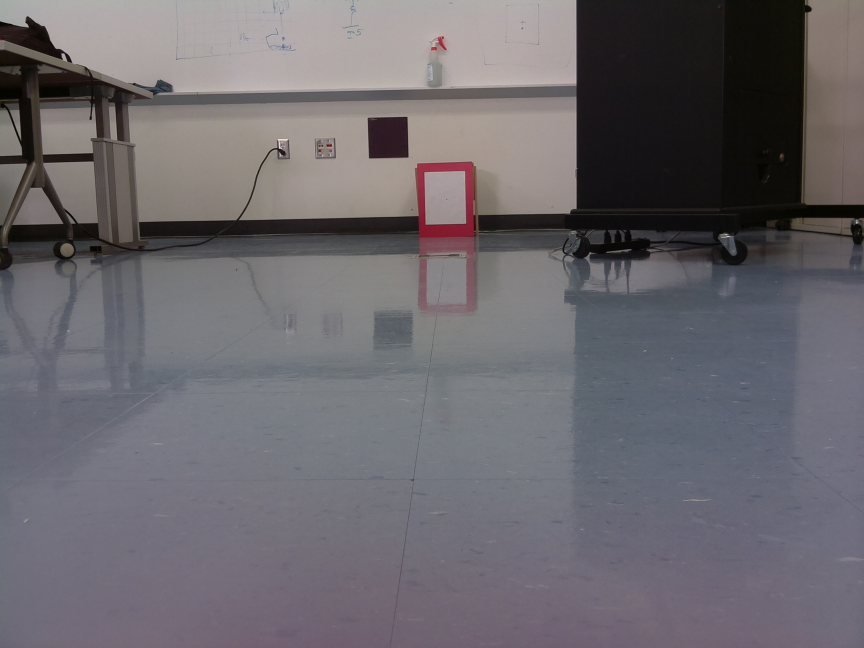
//> input picture C++/15Feet.png, 2592 x 1944 px (shown at 1/3 size)
$ ./FeaturePoints   (built with g++ and OpenCV 4)
//> lines starting //> are read from the running program, lines starting //| are printed output that depends on the picture
//> further down, frame is the input picture: 1944 rows x 2592 cols, CV_8UC3; mean B, G, R 109.3, 104, 107.6
#include <string>
#include <vector>
#include <iostream>
#include <opencv2/core/core.hpp>
#include <opencv2/highgui/highgui.hpp>
#include <opencv2/opencv.hpp>
#include <opencv2/imgproc/imgproc.hpp>
#include <opencv2/objdetect/objdetect.hpp>
#include <opencv2/highgui/highgui.hpp>
#include "opencv2/opencv_modules.hpp"
#include <opencv2/features2d/features2d.hpp>
#include "opencv2/core.hpp"
#include "opencv2/core/utility.hpp"
#include "opencv2/core/ocl.hpp"
#include "opencv2/imgcodecs.hpp"
#include "opencv2/highgui.hpp"
#include "opencv2/features2d.hpp"
#include "opencv2/calib3d.hpp"
#include "opencv2/imgproc.hpp"
#include "opencv2/xfeatures2d.hpp"
#include <chrono>
#include <random>
#include <algorithm>

using namespace std;
using namespace cv;
using namespace cv::xfeatures2d;


std::vector<KeyPoint> findPaper (Mat frame) {
  Mat colors[3];
  Mat colored;
  Mat copy;
    colored = frame;
    split(frame,colors);
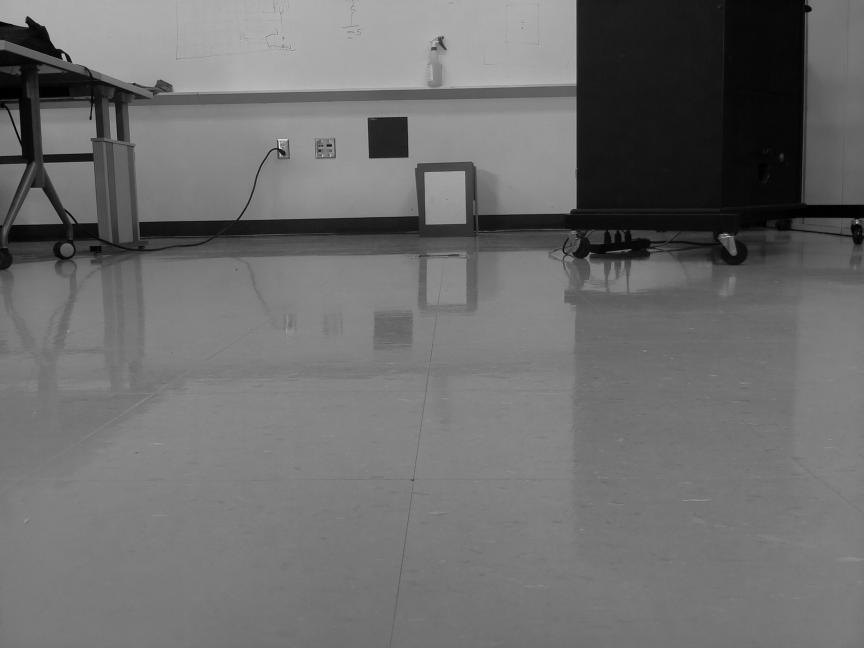
//> colors[0]: 1944 rows x 2592 cols, CV_8UC1 (shown at 1/3 size); min 0, max 241, mean 109.3
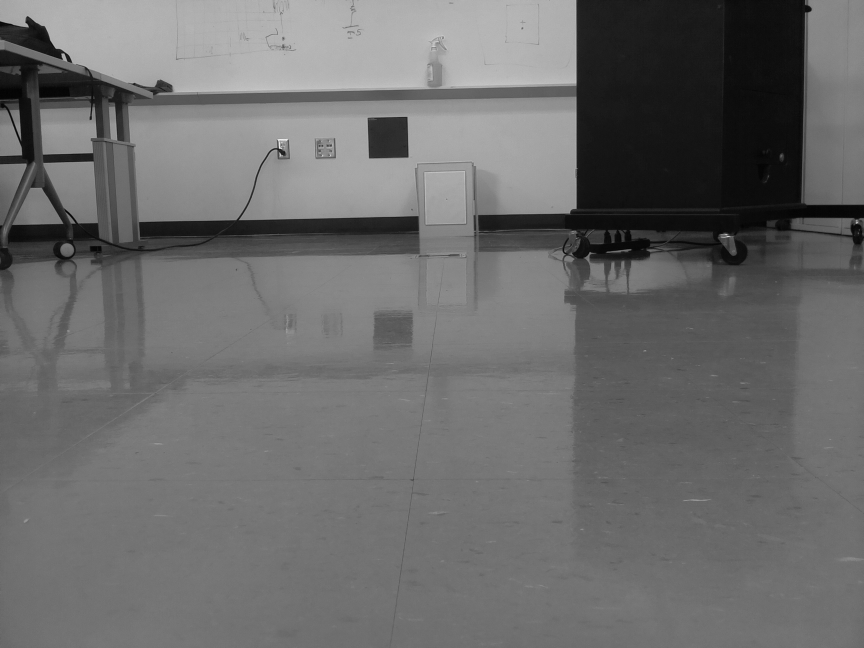
//> colors[2]: 1944 rows x 2592 cols, CV_8UC1 (shown at 1/3 size); min 0, max 248, mean 107.6
    copy = frame;

    cvtColor(frame,frame,CV_BGR2GRAY);
//> frame: 1944 rows x 2592 cols, CV_8UC1
    GaussianBlur(frame,frame,Size(3,3),0);


    for(int parameter = 10; parameter > 0; parameter--) {
    double dr[8] = { 0, -1,-1, -1, 0,  1, 1, 1};
    double dc[8] = { 1, 1,  0, -1,-1,-1, 0, 1};
    std::vector<int> deltaRow (dr, dr+sizeof(dr)/sizeof(int));
    std::vector<int> deltaCol (dc, dc+sizeof(dc)/sizeof(int));
    double offset = 1;
    std:vector<KeyPoint> points;
    std::vector<KeyPoint> allPoints;
    FAST(frame,allPoints,parameter);

     do {
      points = std::vector<KeyPoint>(allPoints);
    std::vector<int> keep(points.size());
    for (std::vector<KeyPoint>::iterator it = points.begin(); it != points.end(); it++) {
      KeyPoint pt = *it;
      Vec3b at = colored.at<Vec3b>(pt.pt);
      int numRed = 0;
      int numWhite = 0;
      for(unsigned int i = 0; i < deltaRow.size(); i++) {
	KeyPoint delta = pt;
	int rowAdd = offset;
	int colAdd = offset;

	delta.pt.x = pt.pt.x + (int) (deltaRow[i] * rowAdd);
	delta.pt.y = pt.pt.y + (int) (deltaCol[i] * colAdd);
	if(delta.pt.x < 0 || delta.pt.y < 0 || delta.pt.x >= frame.cols || delta.pt.y >= frame.rows) {
	  continue;
	}
	int colorCode = 0;
	Vec3b neighbor = colored.at<Vec3b>(delta.pt);
        int count = 0;
	for(int i = 0; i < 3; i++) {
	  if((int)neighbor[i] == 255){count++;}

	}


	if(count >= 2){
	  //colored.at<Vec3b>(delta.pt)[0]= 255;
    	  //colored.at<Vec3b>(delta.pt)[1] = 255;
	  //colored.at<Vec3b>(delta.pt)[2] = 255;
	  continue;
	}

	if((int)neighbor[2] > 2*(int)neighbor[1] && (int)neighbor[2] > 2*(int)neighbor[0] && (int)neighbor[2] > 0) {
	  numRed++;
	  colorCode = 1;
	} else if( abs(((int)neighbor[2]-(int)neighbor[1]))< 50 && abs(((int)neighbor[2]-(int)neighbor[0])) < 50 && abs(((int)neighbor[0]-(int)neighbor[1])) < 50) {
	  numWhite++;
	  colorCode = 2;
	}

	if(colorCode == 0) {
	  //colored.at<Vec3b>(delta.pt)[0]= 255;
	  //colored.at<Vec3b>(delta.pt)[1] = 255;
	  //colored.at<Vec3b>(delta.pt)[2] = 255;
	} else if (colorCode == 1) {
	colored.at<Vec3b>(delta.pt)[0]= 255;
	colored.at<Vec3b>(delta.pt)[1] = 255;
	colored.at<Vec3b>(delta.pt)[2] = 0;
	} else if (colorCode == 2) {
	colored.at<Vec3b>(delta.pt)[0]= 0;
	colored.at<Vec3b>(delta.pt)[1] = 255;
	colored.at<Vec3b>(delta.pt)[2] = 255;

	}
      }
      if(numRed != 5 ||( numWhite != 3 )) {
	keep[it - points.begin()] = -1;
      }
    }

    int size = points.size();
    int trueIndex = 0;
    int loopIndex = 0;

    while(trueIndex < size) {
      if(keep[trueIndex] == -1) {
        points.erase(points.begin()+loopIndex);

	trueIndex++;
      } else {
	loopIndex++;
	trueIndex++;
      }
    }
    offset++;
    } while(points.size() != 4 && offset < 20);
    if(points.size() == 4){return points;}
    }
//> this loop made 1 pass
//> offset on pass 1: 6

}

int main() {
    Mat frame = imread("15Feet.png");
    std::vector<KeyPoint> paper = findPaper(frame);
//> frame: 1944 rows x 2592 cols, CV_8UC3
//> paper = 4 keypoints; (x, y, size): (1396, 669, 7), (1277, 672, 7), (1274, 517, 7), (1256, 692, 7)

    double dist1 = std::sqrt(std::pow(paper[0].pt.x - paper[1].pt.x,2) + std::pow(paper[0].pt.y - paper[1].pt.y,2));
//> dist1 = 194.9
    double dist2 = std::sqrt(std::pow(paper[0].pt.x - paper[2].pt.x,2) + std::pow(paper[0].pt.y - paper[2].pt.y,2));
//> dist2 = 155
    double dist3 = std::sqrt(std::pow(paper[0].pt.x - paper[3].pt.x,2) + std::pow(paper[0].pt.y - paper[3].pt.y,2));
//> dist3 = 175.9
    std::cout << dist1 << std::endl;
//| 194.905
    std::cout << dist2 << std::endl;
//| 155.029
    std::cout << dist3 << std::endl;
//| 175.923

    double width = std::min(dist1, std::min(dist2,dist3));
//> width = 155
    double height = dist1 + dist2 + dist3 - width - std::max(dist1,std::max(dist2,dist3));
//> height = 175.9

    std::cout << width << std::endl;
//| 155.029
    std::cout << height << std::endl;
//| 175.923


    std::cout << "Pixel to Inch Ratio Based On Width= " << width/8.6 << std::endl;
//| Pixel to Inch Ratio Based On Width= 18.0266
    std::cout << "Pixel to Inch Ratio Based On Height= " << height/11 << std::endl;
//| Pixel to Inch Ratio Based On Height= 15.993


    drawKeypoints(frame,paper,frame);

    for(;;) {
       imshow("Stuff",frame);
      imwrite("Test.bmp",frame);


      char c = (char)waitKey(1);
//> the Esc key is pressed
       if(c == 27) break;

       }
  return 0;
}

$ run again, with C++/25Feet.png copied over C++/15Feet.png
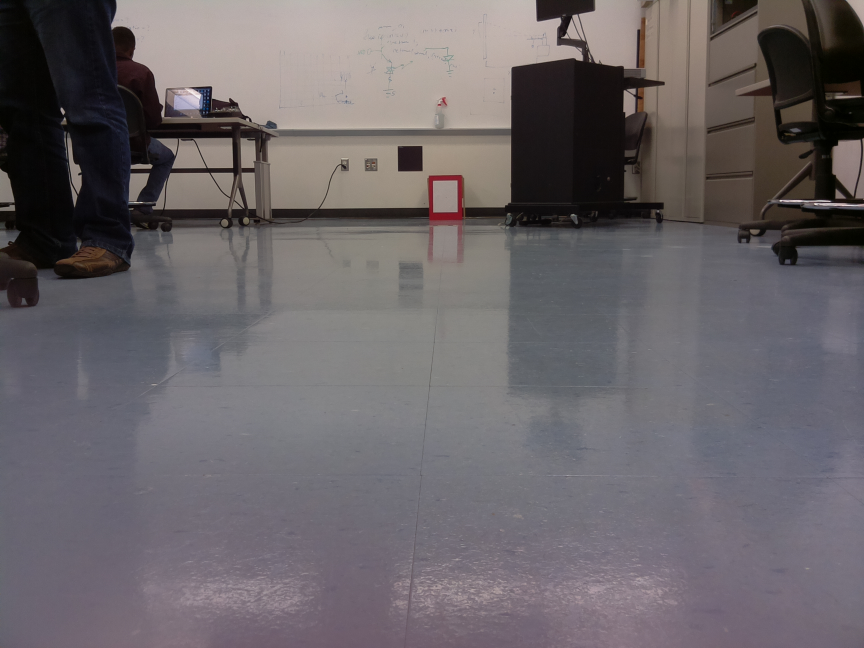
//> input picture C++/25Feet.png, 2592 x 1944 px (shown at 1/3 size)
//> frame is the input picture: 1944 rows x 2592 cols, CV_8UC3; mean B, G, R 104, 100.5, 106.1
//> in findPaper, `split(frame,colors);`:
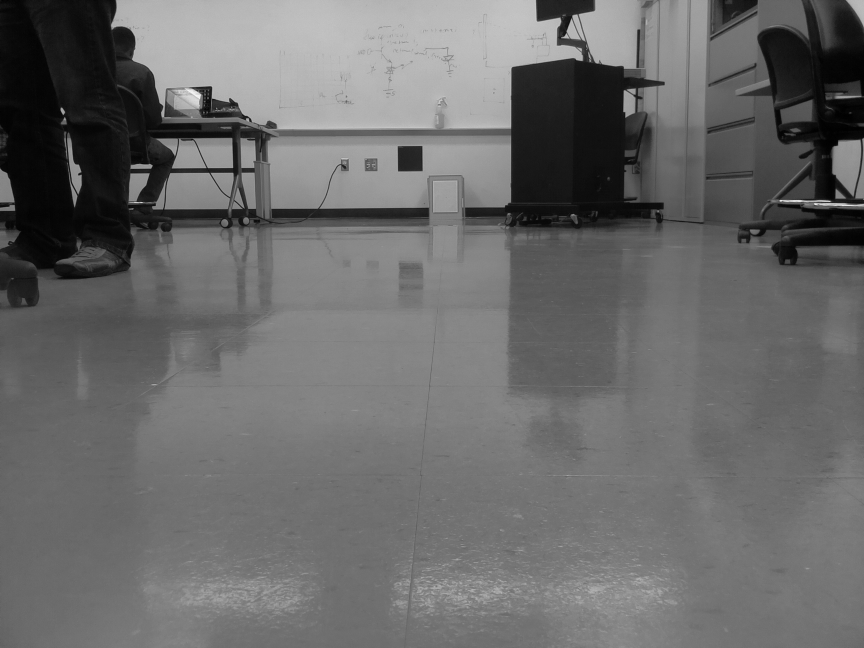
//> colors[2]: 1944 rows x 2592 cols, CV_8UC1 (shown at 1/3 size); min 0, max 252, mean 106.1
//> the loop in findPaper, `for(int parameter = 10; parameter > 0; parameter--)` made 1 pass
//> offset on pass 1: 4
//> `std::vector<KeyPoint> paper = findPaper(frame);`:
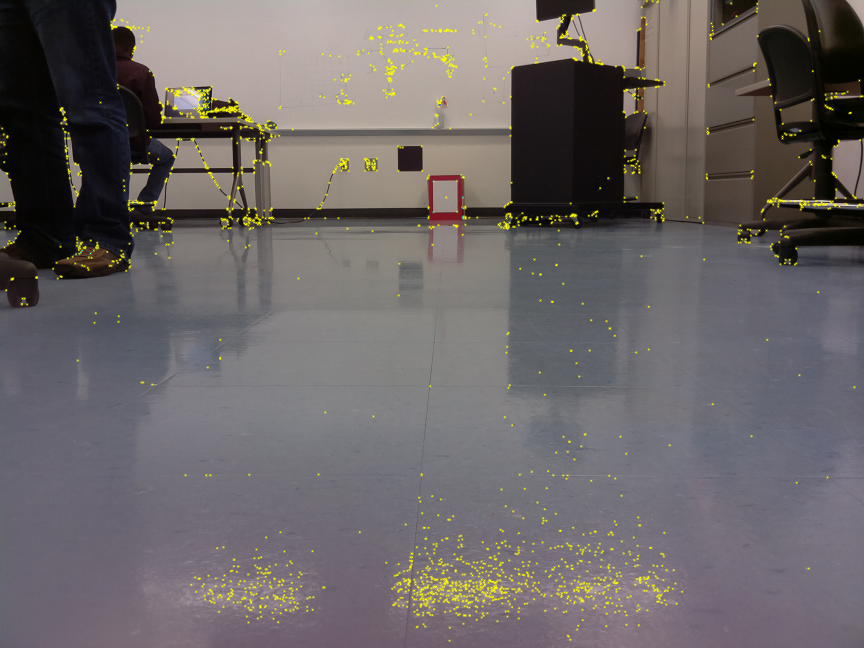
//> frame: 1944 rows x 2592 cols, CV_8UC3 (shown at 1/3 size); mean B, G, R 102.7, 102.4, 107.8
//> paper = 4 keypoints; (x, y, size): (1300, 636, 7), (1371, 635, 7), (1371, 542, 7), (1300, 543, 7)
//> dist1 = 71.01
//> dist2 = 93
//> dist3 = 117.8
//| 71.007
//| 93
//| 117.801
//> width = 71.01
//> height = 93
//| 71.007
//| 93
//| Pixel to Inch Ratio Based On Width= 8.25663
//| Pixel to Inch Ratio Based On Height= 8.45455

$ run again, with C++/8Feet.png copied over C++/15Feet.png
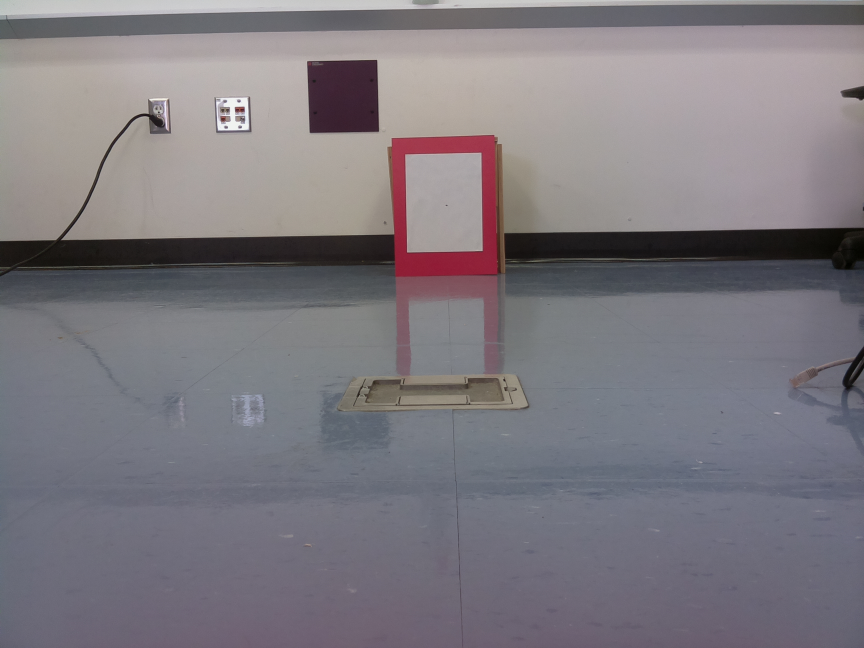
//> input picture C++/8Feet.png, 2592 x 1944 px (shown at 1/3 size)
//> frame is the input picture: 1944 rows x 2592 cols, CV_8UC3; mean B, G, R 127.3, 121, 125.3
//> in findPaper, `split(frame,colors);`:
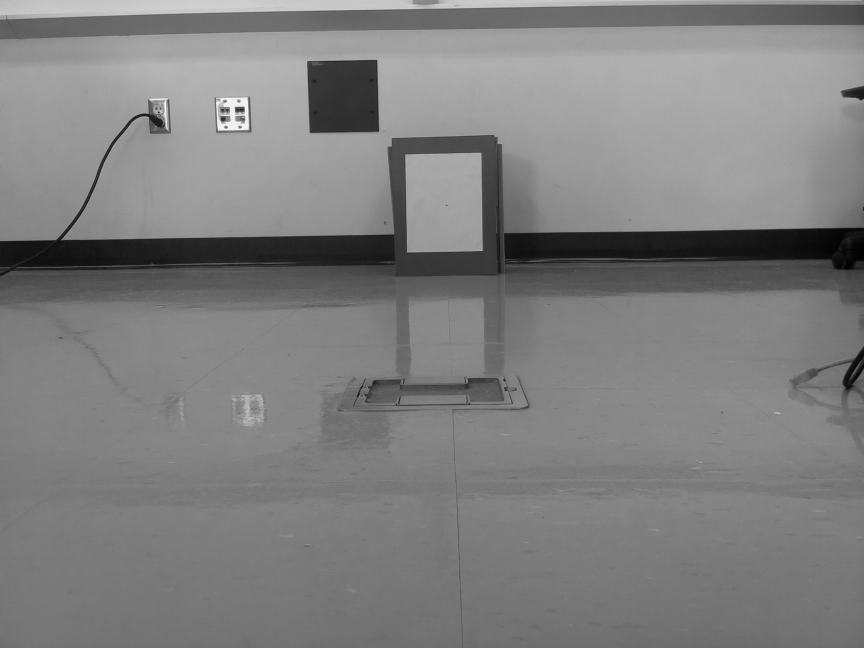
//> colors[0]: 1944 rows x 2592 cols, CV_8UC1 (shown at 1/3 size); min 0, max 254, mean 127.3
//> in findPaper, `split(frame,colors);`:
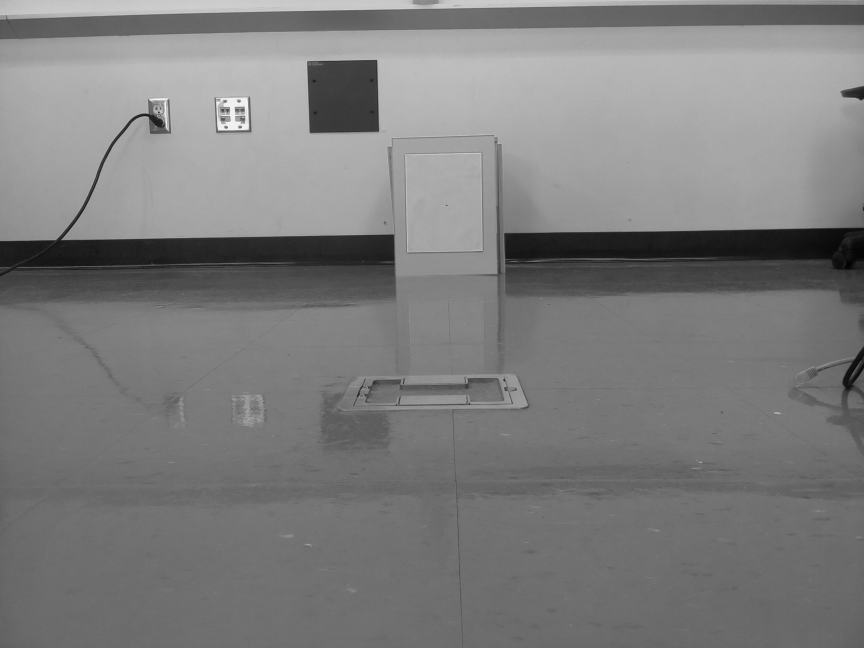
//> colors[2]: 1944 rows x 2592 cols, CV_8UC1 (shown at 1/3 size); min 0, max 248, mean 125.3
//> the loop in findPaper, `for(int parameter = 10; parameter > 0; parameter--)` made 1 pass
//> offset on pass 1: 9
//> paper = 4 keypoints; (x, y, size): (1446, 752, 7), (1222, 756, 7), (1443, 459, 7), (1216, 463, 7)
//> dist1 = 227
//> dist2 = 293
//> dist3 = 370.2
//| 227.035
//| 293.015
//| 370.203
//> width = 227
//> height = 293
//| 227.035
//| 293.015
//| Pixel to Inch Ratio Based On Width= 26.3994
//| Pixel to Inch Ratio Based On Height= 26.6378
